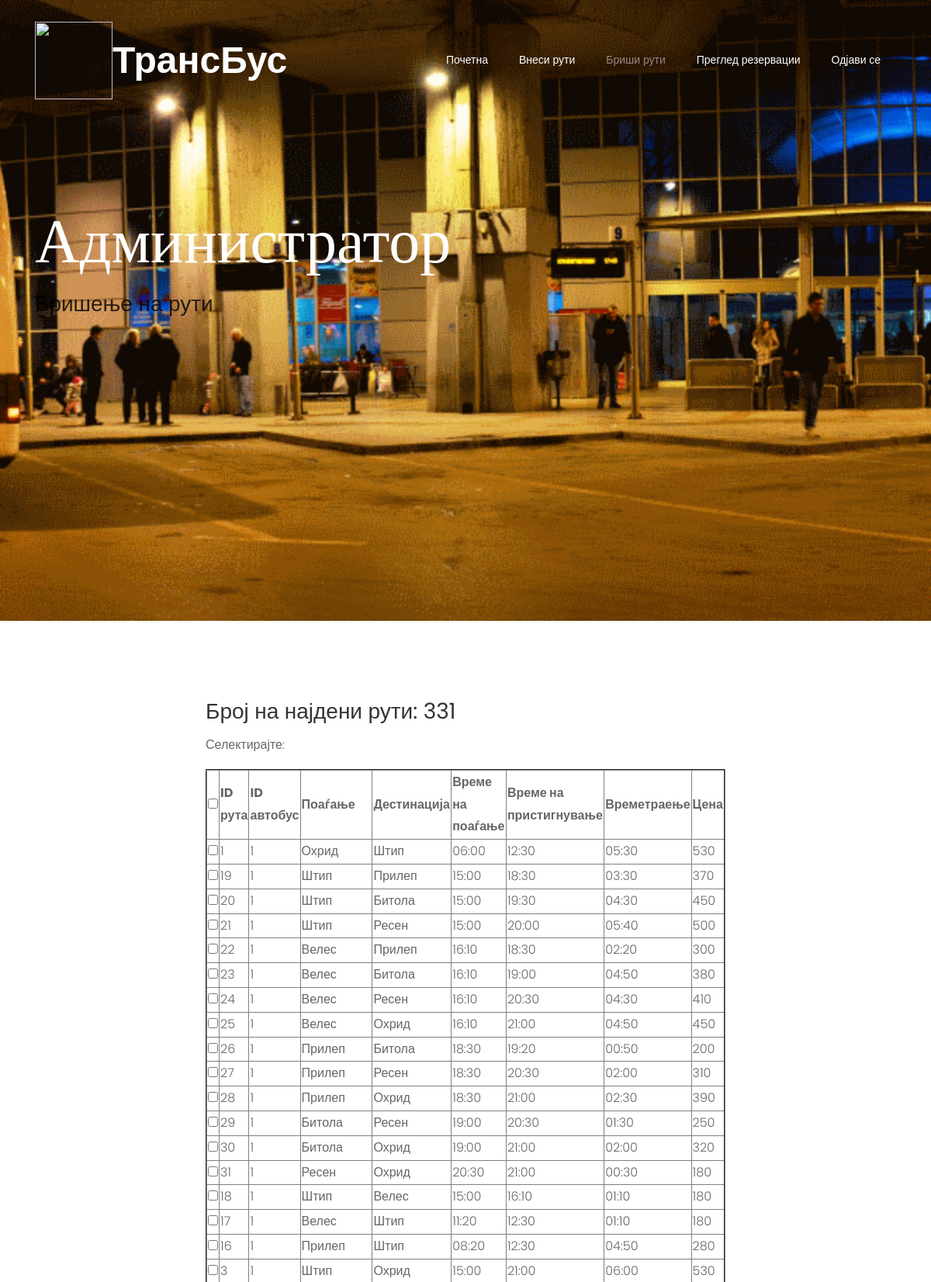
The page /trans_bus/brisiruti.php (upper part) on the database its author committed.
### tables this page shows
CREATE TABLE `ruta` (
  `ID_ruta` int(10) NOT NULL,
  `ID_avtobus` int(15) NOT NULL,
  `vremetraenje` varchar(30) NOT NULL,
  `cena` int(10) NOT NULL,
  `poagjanje` varchar(20) NOT NULL,
  `destinacija` varchar(20) NOT NULL,
  `vreme_poag` varchar(10) NOT NULL,
  `vreme_dest` varchar(10) NOT NULL
);

### trans_bus/brisiruti.php (the view, shortened to what this page needs)
<!DOCTYPE html>
<html lang="en">
  <head>
    <link rel="stylesheet" href="css/open-iconic-bootstrap.min.css">
    <link rel="stylesheet" href="css/animate.css">
    <link rel="stylesheet" href="css/owl.carousel.min.css">
    <link rel="stylesheet" href="css/owl.theme.default.min.css">
    <link rel="stylesheet" href="css/magnific-popup.css">
    <link rel="stylesheet" href="css/aos.css">
    <link rel="stylesheet" href="css/ionicons.min.css">
    <link rel="stylesheet" href="css/bootstrap-datepicker.css">
    <link rel="stylesheet" href="css/jquery.timepicker.css">
    <link rel="stylesheet" href="css/flaticon.css">
    <link rel="stylesheet" href="css/icomoon.css">
    <link rel="stylesheet" href="css/style.css">
  </head>
  <body>
	  <nav class="navbar navbar-expand-lg navbar-dark ftco_navbar bg-dark ftco-navbar-light" id="ftco-navbar">
	    <div class="container">
            <span class="create"><img src="images/icon.ico.png" width="100" height="100"/></span>
	      <a class="navbar-brand" href="index.html"> <font size="20" color="white">ТрансБус</font></a>
	      <div class="collapse navbar-collapse" id="ftco-nav">
	        <ul class="navbar-nav ml-auto">
            <li class="nav-item"><a href="ahome.html" class="nav-link">Почетна</a></li>
	          <li class="nav-item"><a href="vnesiruti.php" class="nav-link">Внеси рути</a></li>
            <li class="nav-item active"><a href="brisiruti.php" class="nav-link">Бриши рути</a></li>
            <li class="nav-item"><a href="apregled_rez.php" class="nav-link">Преглед резервации</a></li>
            <li class="nav-item"><a href="index.html" class="nav-link">Одјави се</a></li>
	        </ul>
	      </div>
	    </div>
	  </nav>
    <div class="hero-wrap js-fullheight" width="1024" style="background-image: url('images/5.gif');">
      <div class="container">
        <div class="row no-gutters slider-text js-fullheight align-items-center justify-content-start" data-scrollax-parent="true">
          <div class="col-md-9 ftco-animate mb-5 pb-5 text-center text-md-left" data-scrollax=" properties: { translateY: '70%' }">
            <h1 class="mb-4" data-scrollax="properties: { translateY: '30%', opacity: 1.6 }">Администратор</h1>
            <h3 class="mb-4" data-scrollax="properties: { translateY: '30%', opacity: 1.6 }">Бришење на рути</h1>
          </div>
        </div>
      </div>
    </div>
    <section class="ftco-section">
            <div class='container col-lg-7 col-md-9 col-sm-12'>
                        <?php
                         $db = mysqli_connect('localhost','root','','trans')
                         or die('Error connecting to MySQL server');
                         mysqli_set_charset($db,'utf8');
                                     $query = $db->query("SELECT * FROM ruta ORDER BY ID_avtobus");
                                     $broj=$query->num_rows;
                                     ?>
                        <h3> <?php echo "Број на најдени рути: ".$broj."</br>"; ?> </h3>
                        <p> Селектирајте: </p>
                        <form name="bulk_action_form" action="" method="post" onSubmit="return delete_confirm();"/>
                            <table border=2 class="bordered">
                                <thead>
                                <tr>
                                    <th><input type="checkbox" id="select_all" value=""/></th>
                                    <th>ID рута</th>
                                    <th>ID автобус</th>
                                    <th>Поаѓање</th>
                                    <th>Дестинација</th>
                                    <th>Време на поаѓање</th>
                                    <th>Време на пристигнување</th>
                                    <th>Времетраење</th>
                                    <th>Цена</th>
                                </tr>
                                </thead>
                                <?php
                                if($query->num_rows > 0){
                                    while($row = $query->fetch_assoc()){
                                ?>
                                <tr>
                                    <td align="center"><input type="checkbox" name="checked_id[]" class="checkbox" value="<?php echo $row['ID_ruta']; ?>"/></td>
                                    <td><?php echo $row['ID_ruta']; ?></td>
                                    <td><?php echo $row['ID_avtobus']; ?></td>
                                    <td><?php echo $row['poagjanje']; ?></td>
                                    <td><?php echo $row['destinacija']; ?></td>
                                    <td><?php echo $row['vreme_poag']; ?></td>
                                    <td><?php echo $row['vreme_dest']; ?></td>
                                    <td><?php echo $row['vremetraenje']; ?></td>
                                    <td><?php echo $row['cena']; ?></td>
                                </tr>
                                <?php } }else{ ?>
                                    <tr><td colspan="5">Нема најдени рути.</td></tr>
                                <?php } ?>
                            </table>
                                </div>
                </section>
  </body>
</html>

### rows shown on the page
ruta: ID_ruta "1", ID_avtobus "1", poagjanje "Охрид", destinacija "Штип", vreme_poag "06:00", vreme_dest "12:30", vremetraenje "05:30", cena "530"
ruta: ID_ruta "19", ID_avtobus "1", poagjanje "Штип", destinacija "Прилеп", vreme_poag "15:00", vreme_dest "18:30", vremetraenje "03:30", cena "370"
ruta: ID_ruta "20", ID_avtobus "1", poagjanje "Штип", destinacija "Битола", vreme_poag "15:00", vreme_dest "19:30", vremetraenje "04:30", cena "450"
ruta: ID_ruta "21", ID_avtobus "1", poagjanje "Штип", destinacija "Ресен", vreme_poag "15:00", vreme_dest "20:00", vremetraenje "05:40", cena "500"
ruta: ID_ruta "22", ID_avtobus "1", poagjanje "Велес", destinacija "Прилеп", vreme_poag "16:10", vreme_dest "18:30", vremetraenje "02:20", cena "300"
ruta: ID_ruta "23", ID_avtobus "1", poagjanje "Велес", destinacija "Битола", vreme_poag "16:10", vreme_dest "19:00", vremetraenje "04:50", cena "380"
ruta: ID_ruta "24", ID_avtobus "1", poagjanje "Велес", destinacija "Ресен", vreme_poag "16:10", vreme_dest "20:30", vremetraenje "04:30", cena "410"
ruta: ID_ruta "25", ID_avtobus "1", poagjanje "Велес", destinacija "Охрид", vreme_poag "16:10", vreme_dest "21:00", vremetraenje "04:50", cena "450"
ruta: ID_ruta "26", ID_avtobus "1", poagjanje "Прилеп", destinacija "Битола", vreme_poag "18:30", vreme_dest "19:20", vremetraenje "00:50", cena "200"
ruta: ID_ruta "27", ID_avtobus "1", poagjanje "Прилеп", destinacija "Ресен", vreme_poag "18:30", vreme_dest "20:30", vremetraenje "02:00", cena "310"
ruta: ID_ruta "28", ID_avtobus "1", poagjanje "Прилеп", destinacija "Охрид", vreme_poag "18:30", vreme_dest "21:00", vremetraenje "02:30", cena "390"
ruta: ID_ruta "29", ID_avtobus "1", poagjanje "Битола", destinacija "Ресен", vreme_poag "19:00", vreme_dest "20:30", vremetraenje "01:30", cena "250"
ruta: ID_ruta "30", ID_avtobus "1", poagjanje "Битола", destinacija "Охрид", vreme_poag "19:00", vreme_dest "21:00", vremetraenje "02:00", cena "320"
ruta: ID_ruta "31", ID_avtobus "1", poagjanje "Ресен", destinacija "Охрид", vreme_poag "20:30", vreme_dest "21:00", vremetraenje "00:30", cena "180"
ruta: ID_ruta "18", ID_avtobus "1", poagjanje "Штип", destinacija "Велес", vreme_poag "15:00", vreme_dest "16:10", vremetraenje "01:10", cena "180"
ruta: ID_ruta "17", ID_avtobus "1", poagjanje "Велес", destinacija "Штип", vreme_poag "11:20", vreme_dest "12:30", vremetraenje "01:10", cena "180"
ruta: ID_ruta "16", ID_avtobus "1", poagjanje "Прилеп", destinacija "Штип", vreme_poag "08:20", vreme_dest "12:30", vremetraenje "04:50", cena "280"
ruta: ID_ruta "3", ID_avtobus "1", poagjanje "Штип", destinacija "Охрид", vreme_poag "15:00", vreme_dest "21:00", vremetraenje "06:00", cena "530"

### other values the page prints
$broj "331"
